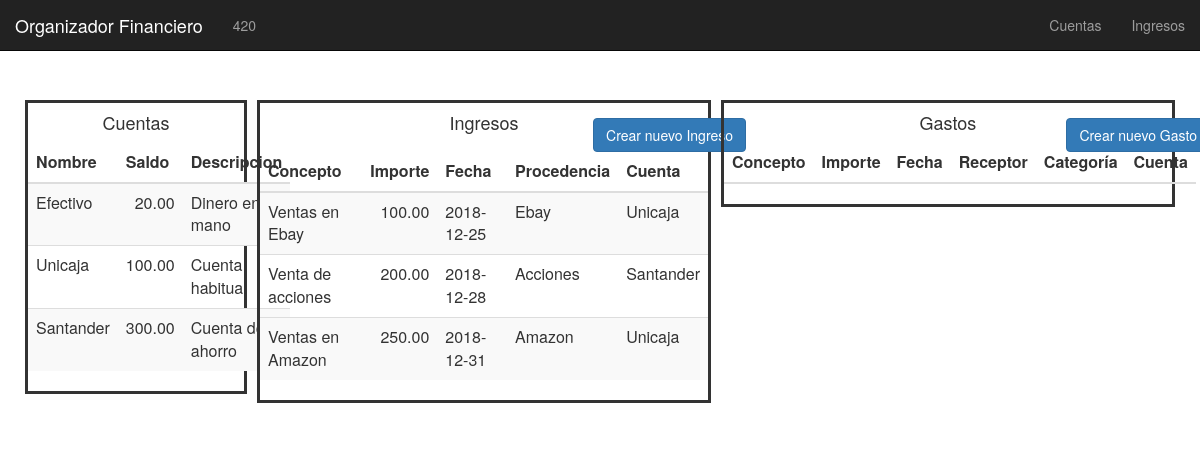
The page / on the database its author committed.
### tables this page shows
CREATE TABLE cuentas (
	id INT PRIMARY KEY AUTO_INCREMENT,
	nombre VARCHAR(50),
    saldo DECIMAL(15,2),
    descripcion VARCHAR(50)
);

CREATE TABLE ingresos (
	id INT PRIMARY KEY AUTO_INCREMENT,
	importe DECIMAL(6,2),  
    concepto VARCHAR(50),  
    fecha DATE,  
    procedencia VARCHAR(50),  
    cuenta VARCHAR(50)  
);

### functions/mostrar_ingresos.php (the view, shortened to what this page needs)
<table class="table table-striped">
    <thead>
    <tr>
        <th>Concepto</th>
        <th>Importe</th>
        <th>Fecha</th>
        <th>Procedencia</th>
        <th>Cuenta</th>
    </tr>
    </thead>
<?php
$res = mysql_query("SELECT * FROM ingresos")
or die(mysql_error());
while($row = mysql_fetch_array( $res )) {?>
    <tr>
        <td><?php echo $row['concepto'];?></td>
        <td style="text-align:right;"><?php echo $row['importe'];?></td>
        <td><?php echo $row['fecha'];?></td>
        <td><?php echo $row['procedencia'];?></td>
        <td><?php echo $row['cuenta'];?></td>
    </tr>
<?php } ?>
</table>

### index.php (shortened to what this page needs)
<html>
  <head>
    <?php
    include "navbars.php";
    ?>
    <link href="css/index.css" rel="stylesheet" type="text/css"/>
  </head>
  <body>
  <div class="row">
  <div class="column left">
    <div class="mostrar_cuentas">
      <div class="mostrar_cuentas_texto">
        <center>
          <h4>Cuentas</h4>
        </center>
      </div>
      <?php $editar=0; include "functions/mostrar_cuentas.php"; ?>
    </div>
  </div>
  <div class="column middle">
    <div class="mostrar_ingresos">
      <div class="mostrar_cuentas_texto">
        <center>
          <h4>Ingresos</h4>
        </center>
        <div class="boton_crear_ingreso">
          <?php include "modals/crear_ingreso_index.php" ?>
        </div>
      </div>
      <?php $editar=0; include "functions/mostrar_ingresos.php"; ?>
    </div>
  </div>
  <div class="column right">
    <div class="mostrar_gastos">
      <div class="mostrar_gastos_texto">
        <h4>
          <center>
            <h4>Gastos</h4>
          </center>
          <div class="boton_crear_gasto">
            <?php include "modals/crear_gasto_index.php" ?>
          </div>
        </h4>
      </div>
      <?php $editar=0; include "functions/mostrar_gastos.php"; ?>
    </div>
  </div>
</div>
  </body>
</html>

### navbars.php (shortened to what this page needs)
<html>
<link rel="stylesheet" href="https://maxcdn.bootstrapcdn.com/bootstrap/3.3.7/css/bootstrap.min.css">
<nav class="navbar navbar-fixed-top navbar-inverse">
<div class="container-fluid">
    <div class="navbar-header">
        <a class="navbar-brand" href="index.php">Organizador Financiero</a>
    </div>
    <ul class="nav navbar-nav navbar-middle" style="text-align: center;">
        <li><a href="patrimonio.php"><?php include "functions/mostrar_patrimonio.php" ?></a></li>
    </ul>
    <ul class="nav navbar-nav navbar-right">
        <li><a href="cuentas.php">Cuentas</a></li>
        <li><a href="ingresos.php">Ingresos</a></li>
    </ul>
</div>
</nav>
</html>

### functions/mostrar_patrimonio.php (shortened to what this page needs)
<?php
$patrimonio = 0;
$res = mysql_query("SELECT * FROM cuentas")
or die(mysql_error());
while($row = mysql_fetch_array( $res )) {
    $patrimonio = $patrimonio + $row['saldo'];
}
echo $patrimonio;
?>

### functions/mostrar_cuentas.php (shortened to what this page needs)
<table class="table table-striped">
    <thead>
    <tr>
        <th>Nombre</th>
        <th>Saldo</th>
        <th>Descripcion</th>
    </tr>
    </thead>
<?php
$res = mysql_query("SELECT * FROM cuentas")
or die(mysql_error());
while($row = mysql_fetch_array( $res )) {?>
    <tr>
        <td><?php echo $row['nombre'];?></td>
        <td style="text-align:right;"><?php echo $row['saldo'];?></td>
        <td><?php echo $row['descripcion'];?></td>
    </tr>
<?php } ?>
</table>

### modals/crear_ingreso_index.php (shortened to what this page needs)
<button type="button" class="btn btn-primary separar" data-toggle="modal" data-target="#modal_anadir_ingreso">
  Crear nuevo Ingreso
</button>

### modals/crear_gasto_index.php (shortened to what this page needs)
<button type="button" class="btn btn-primary separar" data-toggle="modal" data-target="#modal_anadir_gasto">
  Crear nuevo Gasto
</button>

### functions/mostrar_gastos.php (shortened to what this page needs)
<table class="table table-striped">
    <thead>
    <tr>
        <th>Concepto</th>
        <th>Importe</th>
        <th>Fecha</th>
        <th>Receptor</th>
        <th>Categoría</th>
        <th>Cuenta</th>
    </tr>
    </thead>
</table>

### css/index.css (style rules this page uses)
body { margin-top: 100px; margin-left: 35px; margin-right: 35px; }
.column { float: left; }
.middle, .right { width: 40%; }
.left { width: 20%; }
.mostrar_cuentas { max-width: 100%; border-style: solid; margin-bottom: 40px; margin-right: 5px; margin-left: 5px; }
.mostrar_cuentas_texto { margin: auto; width: 50%; }
.mostrar_ingresos { max-width: 100%; border-style: solid; margin-bottom: 40px; margin-right: 5px; margin-left: 5px; }
.boton_crear_ingreso { float: right; margin-right: -150px; margin-top: -25px }
.mostrar_gastos { max-width: 100%; border-style: solid; margin-bottom: 40px; margin-right: 5px; margin-left: 5px; }
.mostrar_gastos_texto { margin: auto; width: 50%; }
.boton_crear_gasto { float: right; margin-right: -150px; margin-top: -25px }

### rows shown on the page
cuentas: nombre "Efectivo", saldo "20.00", descripcion "Dinero en mano"
cuentas: nombre "Unicaja", saldo "100.00", descripcion "Cuenta habitual"
cuentas: nombre "Santander", saldo "300.00", descripcion "Cuenta de ahorro"
ingresos: concepto "Ventas en Ebay", importe "100.00", fecha "2018-12-25", procedencia "Ebay", cuenta "Unicaja"
ingresos: concepto "Venta de acciones", importe "200.00", fecha "2018-12-28", procedencia "Acciones", cuenta "Santander"
ingresos: concepto "Ventas en Amazon", importe "250.00", fecha "2018-12-31", procedencia "Amazon", cuenta "Unicaja"

### other values the page prints
$patrimonio "420"
